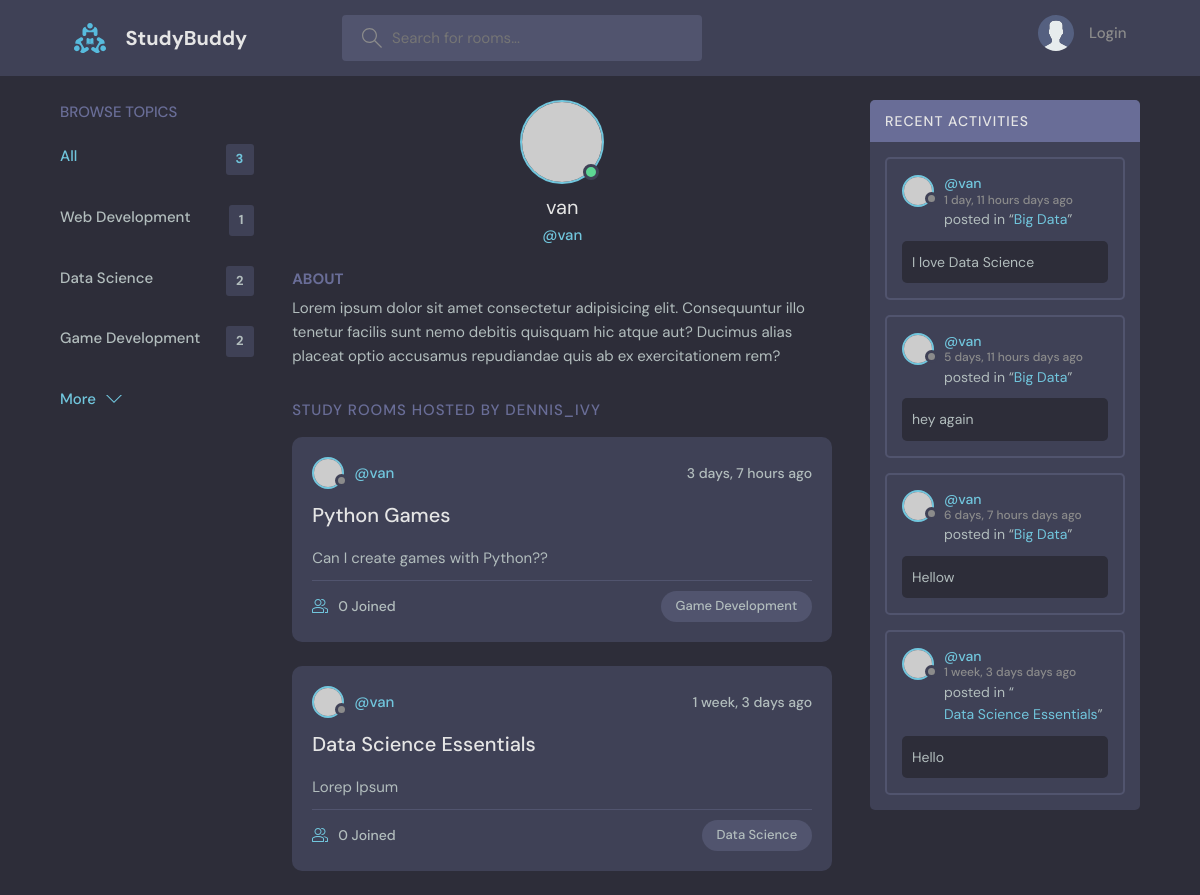
/profile/1/, run on an earlier commit of the app's database.
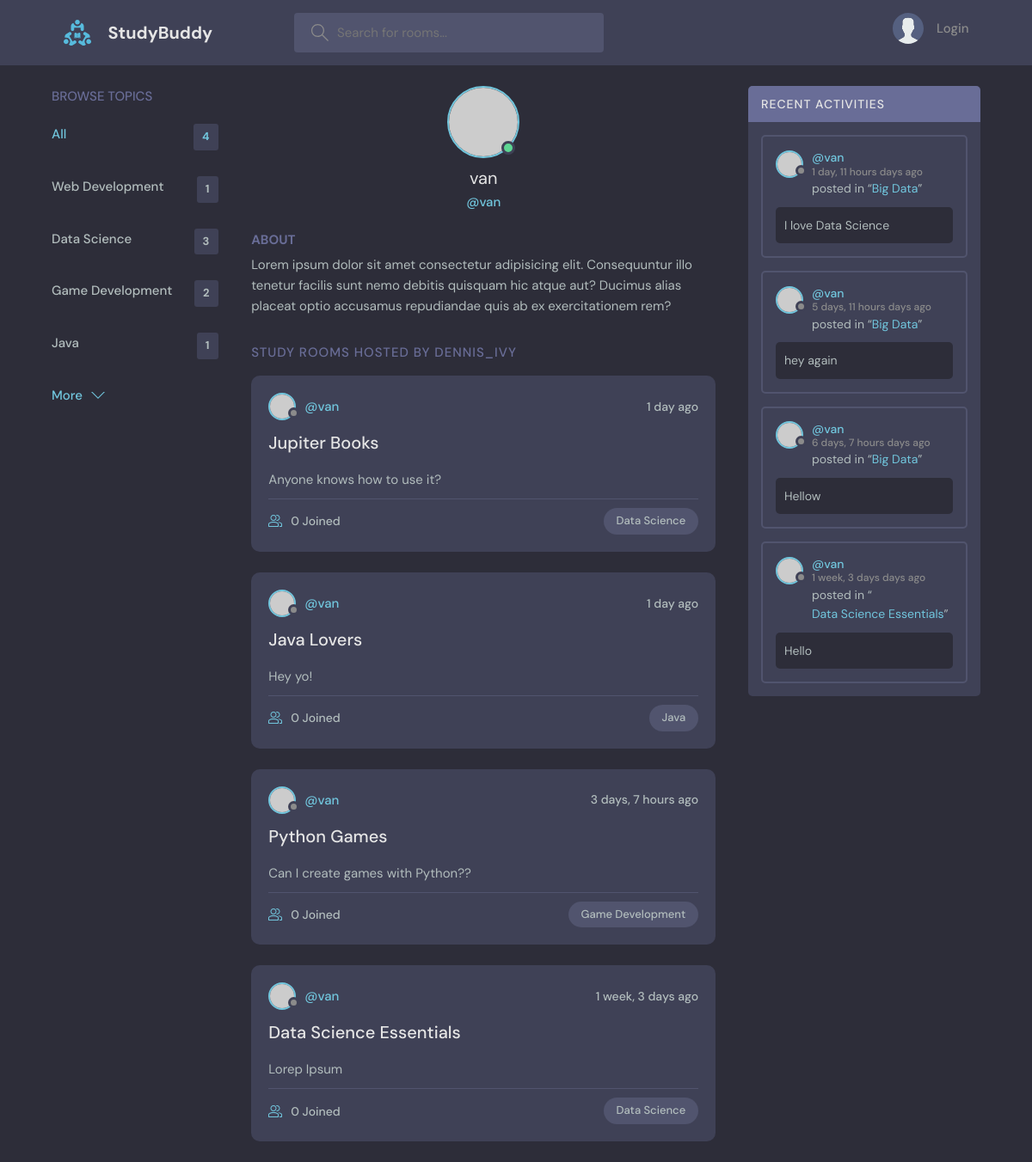
And on a later commit of the database.
### base/models.py (models this page shows, shortened)
class Topic(models.Model):
    name = models.CharField(max_length=200)

class Room(models.Model):
    host = models.ForeignKey(User, on_delete=models.SET_NULL, null=True)
    topic = models.ForeignKey(Topic, on_delete=models.SET_NULL, null=True)
    name = models.CharField(max_length=200)
    description = models.TextField(null=True)
    participants = models.ManyToManyField(User, related_name='participants', blank=True)
    updated = models.DateTimeField(auto_now=True)
    created = models.DateTimeField(auto_now_add=True)
    def __str__(self):
        return self.name
    class Meta:
        ordering = ['-updated', '-created']

class Message(models.Model):
    user = models.ForeignKey(User, on_delete=models.CASCADE)
    room = models.ForeignKey(Room, on_delete=models.CASCADE)
    body = models.TextField()
    updated = models.DateTimeField(auto_now=True)
    created = models.DateTimeField(auto_now_add=True)
    class Meta:
        ordering = ['-updated', '-created']

### base/views.py (the view)
# urls.py: path('profile/<str:pk>/',views.userProfile, name='user-profile'),
def userProfile(request, pk):
    user = User.objects.get(id=pk)
    rooms = user.room_set.all()
    room_messages = user.message_set.all()
    topics = Topic.objects.all()
    context = {'user': user, 'rooms': rooms, 'room_messages': room_messages, 'topics': topics}
    return render(request, 'base/profile.html', context)

### base/templates/base/profile.html (shortened to what this page needs)
{% extends 'main.html' %}
{% block content %}
  <main class="profile-page layout layout--3">
    <div class="container">
      {% include 'base/topics_component.html' %}
      <div class="roomList">
        <div class="profile">
          <div class="profile__avatar">
            <div class="avatar avatar--large active">
              <img src="https://randomuser.me/api/portraits/men/11.jpg" />
            </div>
          </div>
          <div class="profile__info">
            <h3>{{user.username}}</h3>
            <p>@{{user.username}}</p>
          </div>
          <div class="profile__about">
            <h3>About</h3>
            <p>
              Lorem ipsum dolor sit amet consectetur adipisicing elit. Consequuntur illo tenetur
              facilis sunt nemo debitis quisquam hic atque aut? Ducimus alias placeat optio
              accusamus repudiandae quis ab ex exercitationem rem?
            </p>
          </div>
        </div>
        <div class="roomList__header">
          <div>
            <h2>Study Rooms Hosted by dennis_ivy</a>
            </h2>
          </div>
        </div>
        {% include 'base/feed_component.html' %}
      </div>
      {% include 'base/activity_component.html' %}
    </div>
  </main>
{% endblock content %}

### base/templates/base/topics_component.html
<div class="topics">
    <div class="topics__header">
      <h2>Browse Topics</h2>
    </div>
    <ul class="topics__list">
      <li>
        <a href="{% url 'home' %}" class="active">All <span>{{topics.count}}</span></a>
      </li>
      {% for topic in topics %}
      <li>
        <a href="{%  url 'home' %}?q={{topic.name}}">{{topic.name}} <span>{{topic.room_set.all.count}}</span></a>
      </li>
      {% endfor %}
    </ul>
    <a class="btn btn--link" href="{% url 'topics' %}">
      More
      <svg version="1.1" xmlns="http://www.w3.org/2000/svg" width="32" height="32" viewBox="0 0 32 32">
        <title>chevron-down</title>
        <path d="M16 21l-13-13h-3l16 16 16-16h-3l-13 13z"></path>
      </svg>
    </a>
  </div>

### base/templates/base/feed_component.html (shortened to what this page needs)
{% for room in rooms %}
    <div class="roomListRoom">
        <div class="roomListRoom__header">
            <a href="{% url 'user-profile' room.host.id %}" class="roomListRoom__author">
                <div class="avatar avatar--small">
                <img src="https://randomuser.me/api/portraits/women/11.jpg" />
                </div>
                <span>@{{room.host.username}}</span>
            </a>
            <div class="roomListRoom__actions">
                <span>{{room.created|timesince}} ago</span>
            </div>
        </div>
        <div class="roomListRoom__content">
            <a href ="{% url 'room' room.id %}">{{room.name}}</a>
            <p>
            {{room.description}}
            </p>
        </div>
        <div class="roomListRoom__meta">
        <a href="{% url 'room' room.id %}" class="roomListRoom__joined">
            {{room.participants.all.count}} Joined
        </a>
        <p class="roomListRoom__topic">{{room.topic.name}}</p>
        </div>
    </div>
{% endfor %}

### base/templates/base/activity_component.html (shortened to what this page needs)
<div class="activities">
        <div class="activities__header">
          <h2>Recent Activities</h2>
        </div>
        {% for message in room_messages %}
        <div class="activities__box">
          <div class="activities__boxHeader roomListRoom__header">
            <a href="{% url 'user-profile' message.user.id %}" class="roomListRoom__author">
              <div class="avatar avatar--small">
                <img src="https://randomuser.me/api/portraits/women/11.jpg" />
              </div>
              <p>
                @{{message.user}}
                <span>{{message.created|timesince}} days ago</span>
              </p>
            </a>
          </div>
          <div class="activities__boxContent">
            <p>posted in “<a href="{% url 'room' message.room.id %}">{{message.room}}</a>”</p>
            <div class="activities__boxRoomContent">
              {{message.body}}
            </div>
          </div>
        </div>
        {% endfor %}
      </div>

What changed in the data, as far as the page shows it:
computed for Topic "Data Science": room_set.all.count "2" → "3"
added Topic: name "Java", room_set.all.count "1"
added Room: host.username "van", created "1 day", name "Jupiter Books", description "Anyone knows how to use it?", participants.all.count "0", topic.name "Data Science"
added Room: host.username "van", created "1 day", name "Java Lovers", description "Hey yo!", participants.all.count "0", topic.name "Java"
Also different on the page:
{{ topics.count }}: "3" → "4"
